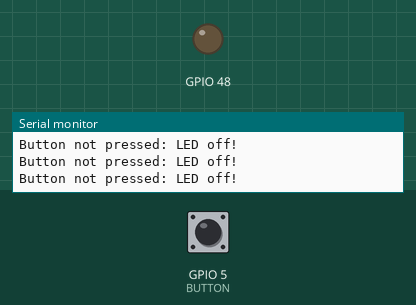
This sketch was run on a simulated ESP32-S3. Parts: output pins drawn as LEDs (lit = HIGH), the last lines printed to the serial monitor. Inputs (shaded band) come from the test bench; at power-on: GPIO 5 (BUTTON) LOW.

Above: at 1.2 s.
1.3 s: GPIO 5 (BUTTON) pulled HIGH for 0.15 s
At 1.4 s:
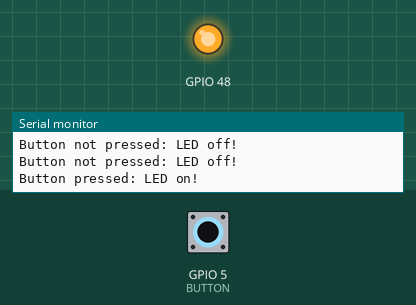
3.0 s: GPIO 5 (BUTTON) pulled HIGH for 3.2 s
At 7.4 s:
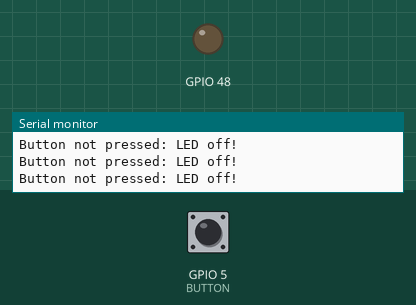
Timing chart, 0 to 8.9 s (numbered marks = the images above; inputs shaded):
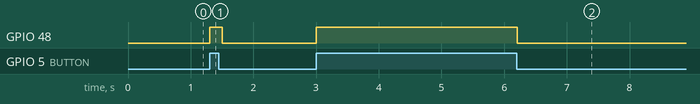

Measured:
- after the input at 1.3 s, GPIO 48: LOW → HIGH at once, → LOW 0.20 s later
- after the input at 3.0 s, GPIO 48: LOW → HIGH at once, → LOW 3.2 s later

The sketch:

adafruit_testing.ino
```cpp
// #include <Adafruit_NeoPixel.h>
// #define NUMPIXELS 1 // Only one Adafruit Featherboard ESP32-S3
#define BUTTON 5

// Adafruit_NeoPixel pixels(NUMPIXELS, PIN_NEOPIXEL, NEO_GRB + NEO_KHZ800);
int btn = 0;

void setup() {
  Serial.begin(115200);

  // Connection Testing
  pinMode(LED_BUILTIN, OUTPUT);


  // Neopixel LED Testing (DOESNT WORK)
  // #if defined(NEOPIXEL_POWER)
  //   // If this board has a power control pin, we must set it to output and high
  //   // in order to enable the NeoPixels. We put this in an #if defined so it can
  //   // be reused for other boards without compilation errors
  //   pinMode(NEOPIXEL_POWER, OUTPUT);
  //   digitalWrite(NEOPIXEL_POWER, HIGH);
  // #endif

  // delay(2000); // Wait for Serial Monitor to connect
  // Serial.println(" ");
  // Serial.println(" ");
  // Serial.println("Initializing NeoPixel...");
  // pixels.begin();
  // Serial.println("NeoPixel initialized!"); // Check if it's truly initialized
  // Serial.println(" ");
  // pixels.setBrightness(255); // not so bright

  // pixels.setPixelColor(0, pixels.Color(255, 0, 0)); // Set to Red
  // pixels.show();
  // Serial.println("Red!!");


  // Button (ADC) Testing
  pinMode(BUTTON, INPUT);

}

void loop() {
  // Connection Testing
  // Serial.println("IT FUCKING WORKS!!!");


  // Built-In LED Blinking Testing
  // Serial.println("In-built LED On!");
  // digitalWrite(LED_BUILTIN, HIGH);
  // digitalWrite(LED, HIGH);
  // delay(500);
  // Serial.println("In-built LED Off!");
  // digitalWrite(LED_BUILTIN, LOW);
  // digitalWrite(LED, LOW);
  // delay(500);


  // Neopixel LED Testing
  // pixels.setPixelColor(0, pixels.Color(255, 0, 0)); // Red
  // pixels.show();
  // Serial.println("Neopixel LED on: Red!!");
  // delay(500);

  // pixels.setPixelColor(0, pixels.Color(0, 255, 0)); // Green
  // pixels.show();
  // Serial.println("Green!");
  // delay(500);

  // pixels.setPixelColor(0, pixels.Color(0, 0, 255)); // Blue
  // pixels.show();
  // Serial.println("Blue!");
  // delay(500);

  // pixels.setPixelColor(0, pixels.Color(0, 0, 0)); // Off
  // pixels.show();
  // Serial.println("Neopixel LED: Off!");
  // delay(500);


  // Button (ADC) Testing
  btn = digitalRead(BUTTON);
  if (btn == HIGH)
  {
    digitalWrite(LED_BUILTIN, HIGH);
    Serial.println("Button pressed: LED on!");
  }
  else
  {
    digitalWrite(LED_BUILTIN, LOW);
    Serial.println("Button not pressed: LED off!");
  }
  delay(100);
}
```
